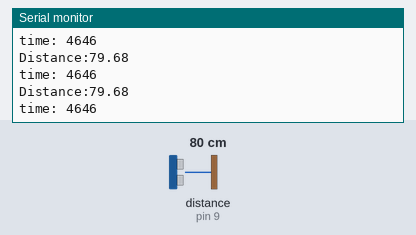
The sketch below on a simulated Arduino Uno, built with avr-gcc and run on an emulated ATmega328P. On the bench: the last lines printed to the serial monitor. Wiring (inferred from the names in the program): ultrasonic range finder: trigger pin 10; echo pin 9. The inputs (shaded band) are chosen by the test bench; at power-on: distance to the obstacle (sensor on pin 9) 80 cm. The echo pulse lasts 58.3 µs per cm.

Above: at 1.2 s.
1.3 s: distance to the obstacle (sensor on pin 9) set to 2 cm
At 1.9 s:
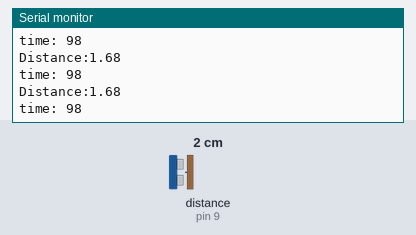
4.3 s: distance to the obstacle (sensor on pin 9) set to 4 cm
At 5.1 s:
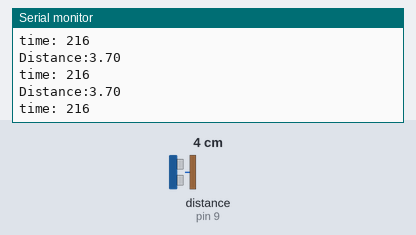
7.3 s: distance to the obstacle (sensor on pin 9) set to 120 cm
At 7.9 s:
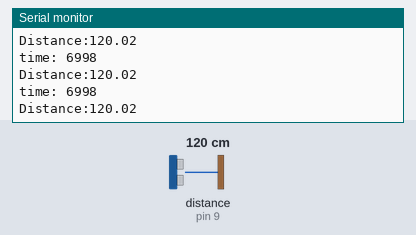
10.3 s: distance to the obstacle (sensor on pin 9) set to 9 cm
At 11.2 s:
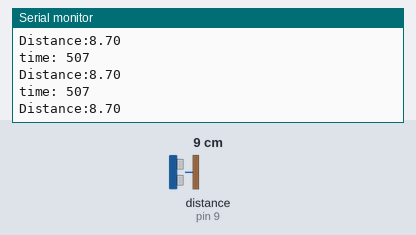
16.3 s: distance to the obstacle (sensor on pin 9) set to 250 cm
At 16.9 s:
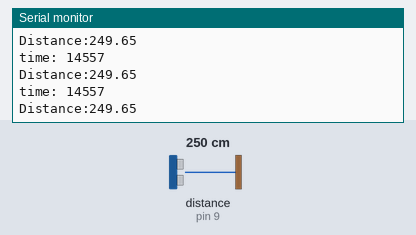
Timing chart, 0 to 19.3 s (numbered marks = the images above; inputs shaded):
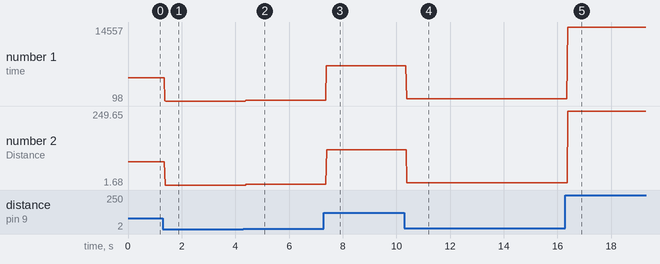

Measured:
- after the input at 1.3 s, the serial monitor: prints a new line after 0.07 s (image 1)
- after the input at 4.3 s, the serial monitor: prints a new line after 0.09 s (image 2)
- after the input at 7.3 s, the serial monitor: prints a new line after 0.09 s (image 3)
- after the input at 10.3 s, the serial monitor: prints a new line after 0.08 s (image 4)
- after the input at 16.3 s, the serial monitor: prints a new line after 0.08 s (image 5)
- plotted number 1: 4646 → 98 after the input at 1.3 s, 98 → 216 after the input at 4.3 s, 216 → 6998 after the input at 7.3 s, 6998 → 507 after the input at 10.3 s, 507 → 14557 after the input at 16.3 s
- plotted number 2: 79.68 → 1.68 after the input at 1.3 s, 1.68 → 3.7 after the input at 4.3 s, 3.7 → 120.02 after the input at 7.3 s, 120.02 → 8.7 after the input at 10.3 s, 8.7 → 249.65 after the input at 16.3 s

The sketch:

ultrasonic.ino
```cpp
int trigPin = 10;
int echoPin = 9;
long time;
float distance;

void setup()
{
  pinMode(trigPin, OUTPUT);
  pinMode(echoPin, INPUT);
  Serial.begin(9600);
}

void loop()
{
  digitalWrite(trigPin,LOW);
  delayMicroseconds(2);


  digitalWrite(trigPin, HIGH);
  delayMicroseconds(10);
  digitalWrite(10, LOW);


  time=pulseIn(echoPin , HIGH);
  Serial.print("time: ");
  Serial.println(time);
  distance = time * 0.0343/2;


  Serial.print("Distance:");
  Serial.println(distance);

}
```
